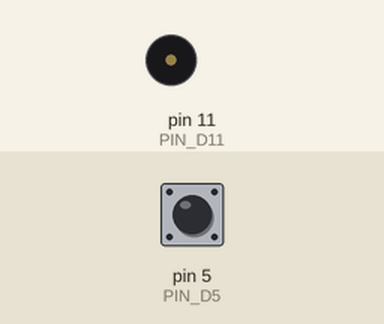
This sketch was run on a simulated Arduino Uno, built with avr-gcc and run on an emulated ATmega328P. Shown: buzzer (waves = sounding). The test bench sets the inputs (shaded band); at power-on: pin 5 (PIN_D5) HIGH.

Above: at 2.45 s.
3.1 s: pin 5 (PIN_D5) pulled LOW for 1 s
At 4.6 s:
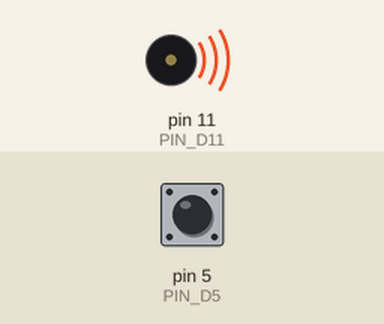
At 5.8 s:
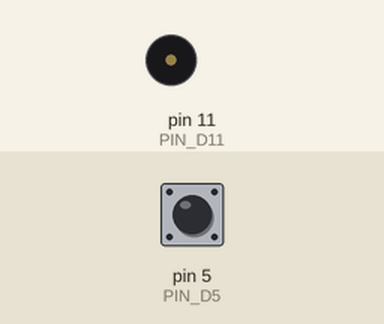
5.9 s: pin 5 (PIN_D5) pulled LOW for 3.2 s
Timing chart, 0 to 16.9 s (numbered marks = the images above; inputs shaded):
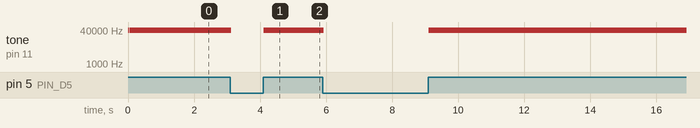

Measured:
- by itself, tone on pin 11 (PIN_D11): repeats every 0.03 s: 38000 Hz 0.02 s, silent 0.01 s

The sketch:

tansmition_code.ino
```cpp
#define PIN_D5 5
#define PIN_D11 11
bool switch_state=false;

void setup() {
    pinMode(PIN_D5,INPUT_PULLUP);
    pinMode(PIN_D11,OUTPUT);
    digitalWrite(PIN_D11, LOW);
}

void loop() {
    // use tone(PIN_D11, 38000); for transmitting at 38kHz
    switch_state = digitalRead(PIN_D5);
    if(switch_state == true){ // modulation 100 Hz - bulid signal with T=10[msec]
        tone(PIN_D11, 38000);
        delay(8);
        noTone(PIN_D11);
        delay(2);
    }
    else{ // modulation 200 Hz - bulid signal with T=5[msec]
        tone(PIN_D11, 38000);
        delay(4);
        noTone(PIN_D11);
        delay(1);   //4,2
    }
}
```
